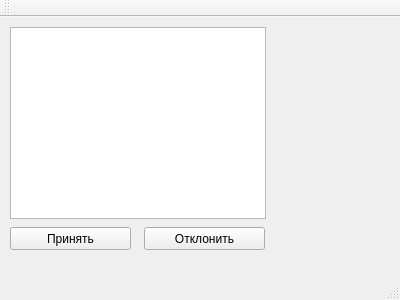
<?xml version="1.0" encoding="UTF-8"?>
<ui version="4.0">
 <class>MainWindow</class>
 <widget class="QMainWindow" name="MainWindow">
  <property name="geometry">
   <rect>
    <x>0</x>
    <y>0</y>
    <width>400</width>
    <height>300</height>
   </rect>
  </property>
  <property name="windowTitle">
   <string>MainWindow</string>
  </property>
  <widget class="QWidget" name="centralWidget">
   <widget class="QPushButton" name="acceptButton">
    <property name="geometry">
     <rect>
      <x>10</x>
      <y>210</y>
      <width>121</width>
      <height>23</height>
     </rect>
    </property>
    <property name="text">
     <string>Принять</string>
    </property>
   </widget>
   <widget class="QPushButton" name="rejectButton">
    <property name="geometry">
     <rect>
      <x>144</x>
      <y>210</y>
      <width>121</width>
      <height>23</height>
     </rect>
    </property>
    <property name="text">
     <string>Отклонить</string>
    </property>
   </widget>
   <widget class="QListWidget" name="itemsList">
    <property name="geometry">
     <rect>
      <x>10</x>
      <y>10</y>
      <width>256</width>
      <height>192</height>
     </rect>
    </property>
   </widget>
  </widget>
  <widget class="QMenuBar" name="menuBar">
   <property name="geometry">
    <rect>
     <x>0</x>
     <y>0</y>
     <width>400</width>
     <height>21</height>
    </rect>
   </property>
  </widget>
  <widget class="QToolBar" name="mainToolBar">
   <attribute name="toolBarArea">
    <enum>TopToolBarArea</enum>
   </attribute>
   <attribute name="toolBarBreak">
    <bool>false</bool>
   </attribute>
  </widget>
  <widget class="QStatusBar" name="statusBar"/>
 </widget>
 <layoutdefault spacing="6" margin="11"/>
 <resources/>
 <connections/>
</ui>
